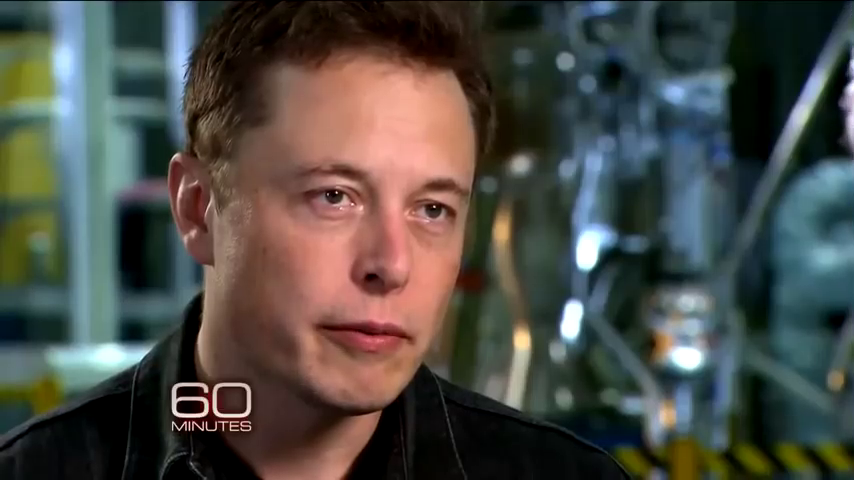
#> input picture frame 15 of TestImages/Elon_Trim.mp4, 854 x 480 px
$ python openCvDetect.py
#> lines starting #> are read from the running program, lines starting #| are printed output that depends on the picture; after the words box and inside, x2 and y2 are one past the last pixel; in counts of white or black regions, pixels touching at a corner belong together
import cv2

scale_factor = 1.2
min_neighbors = 3
min_size = (50, 50)
webcam=False #if working with video file then make it 'False'

def detect(path):

    cascade = cv2.CascadeClassifier(path)
    if webcam:
        video_cap = cv2.VideoCapture(1) # use 0,1,2..depanding on your webcam
    else:
        video_cap = cv2.VideoCapture("TestImages/Elon_Trim.mp4")
    fx = 0
    while True:
        # Capture frame-by-frame
        ret, img = video_cap.read()
#> img is the input picture: shape (480, 854, 3); mean B, G, R 70, 75.6, 76.5

        #converting to gray image for faster video processing
        gray = cv2.cvtColor(img, cv2.COLOR_BGR2GRAY)
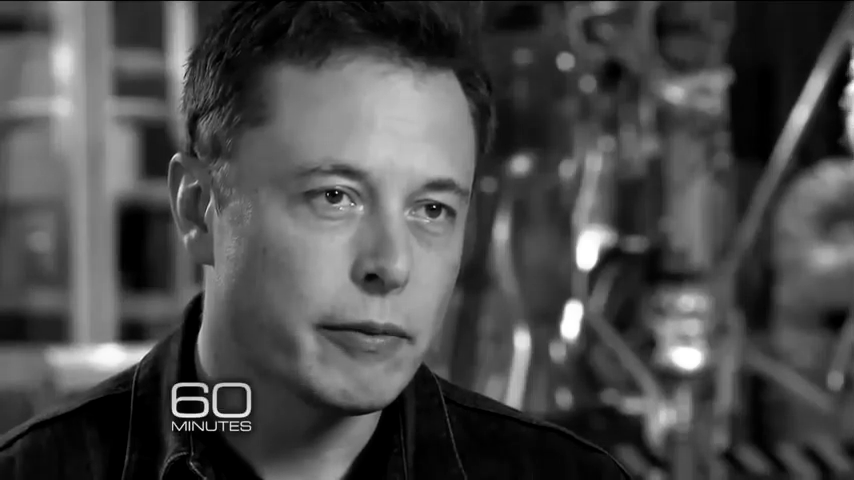
#> gray: shape (480, 854); min 0, max 255, mean 75.2

        rects = cascade.detectMultiScale(gray, scaleFactor=scale_factor, minNeighbors=min_neighbors,
                                         minSize=min_size)
#> rects = [[250, 92, 274, 274]]
        # if at least 1 face detected
        if len(rects) >= 0:
            # Draw a rectangle around the faces
            for (x, y, w, h) in rects:
                cv2.rectangle(img, (x, y), (x + w, y + h), (0, 255, 0), 2)
                face_crop = img[y:y+h, x:x+w]
#> this loop made 1 pass
#> pass 1, in detect, `face_crop = img[y:y+h, x:x+w]`:
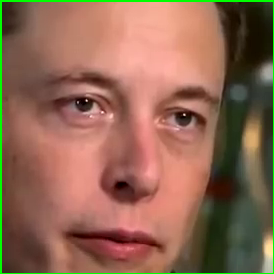
#> face_crop: shape (274, 274, 3); mean B, G, R 82.5, 103.4, 143.1
#> after the loop:
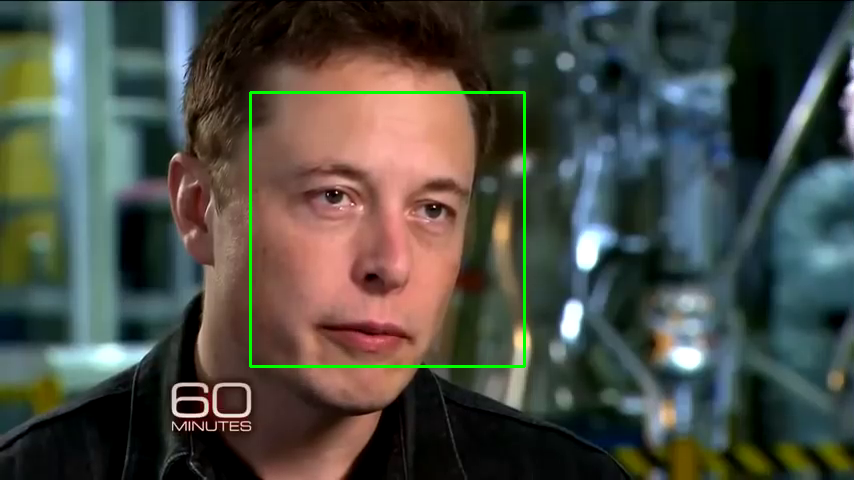
#> img: shape (480, 854, 3); 0.8% of pixels changed, all inside (x1, y1, x2, y2) = (249, 91, 526, 368)

            # Display the resulting frame
            cv2.imshow('Face Detection on Video', img)

            if fx == 5:
                cv2.imwrite('image.png',face_crop)


            #wait for 'c' to close the application
            if cv2.waitKey(1) & 0xFF == ord('c'):
#> (key Esc is pressed here)
                break
        fx+=1
    video_cap.release()

def main():
    cascadeFilePath="haar-cascade-files/haarcascade_frontalface_alt.xml"
    detect(cascadeFilePath)
    cv2.destroyAllWindows()


if __name__ == "__main__":
    main()

$ run again, starting later in the video
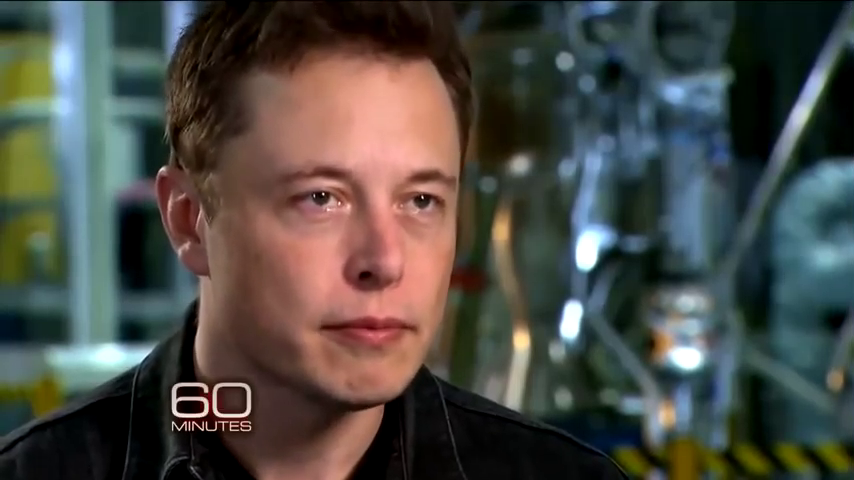
#> input picture frame 71 of TestImages/Elon_Trim.mp4, 854 x 480 px
#> in detect, img is the input picture: shape (480, 854, 3); mean B, G, R 69.1, 74.9, 76.1
#> in detect, `gray = cv2.cvtColor(img, cv2.COLOR_BGR2GRAY)`:
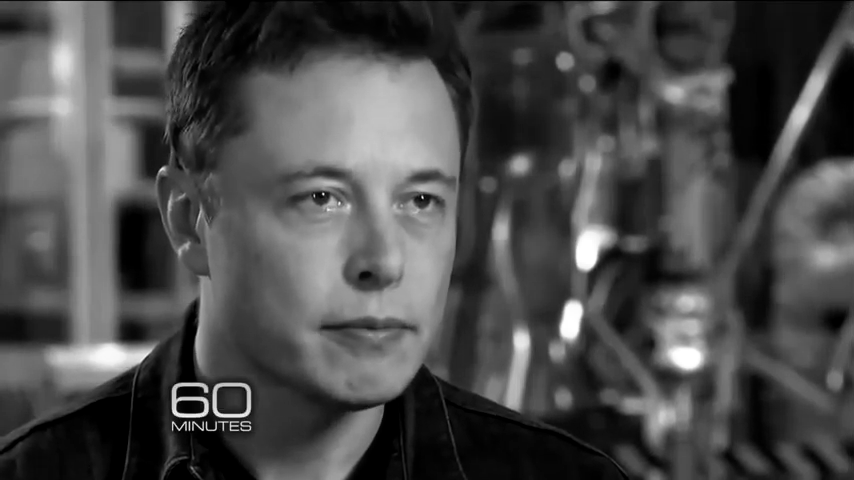
#> gray: shape (480, 854); min 0, max 255, mean 74.5
#> rects = [[237, 90, 274, 274]]
#> the loop in detect, `for (x, y, w, h) in rects:` made 1 pass
#> after the loop in detect, `for (x, y, w, h) in rects:`:
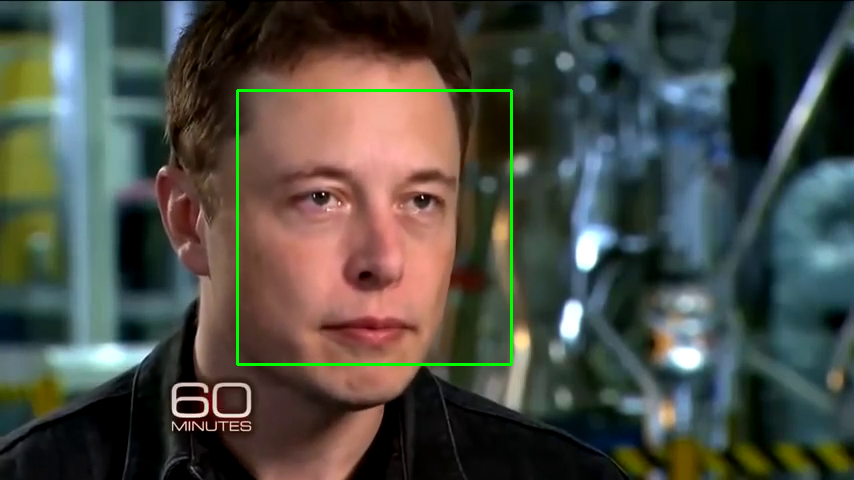
#> img: shape (480, 854, 3); 0.8% of pixels changed, all inside (x1, y1, x2, y2) = (236, 89, 513, 366)

$ run again, starting later in the video
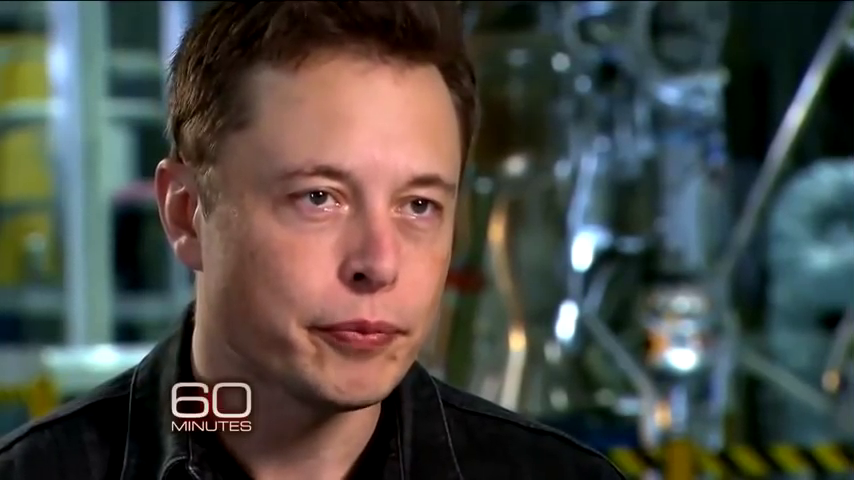
#> input picture frame 127 of TestImages/Elon_Trim.mp4, 854 x 480 px
#> in detect, img is the input picture: shape (480, 854, 3); mean B, G, R 70.1, 75.5, 76.8
#> in detect, `gray = cv2.cvtColor(img, cv2.COLOR_BGR2GRAY)`:
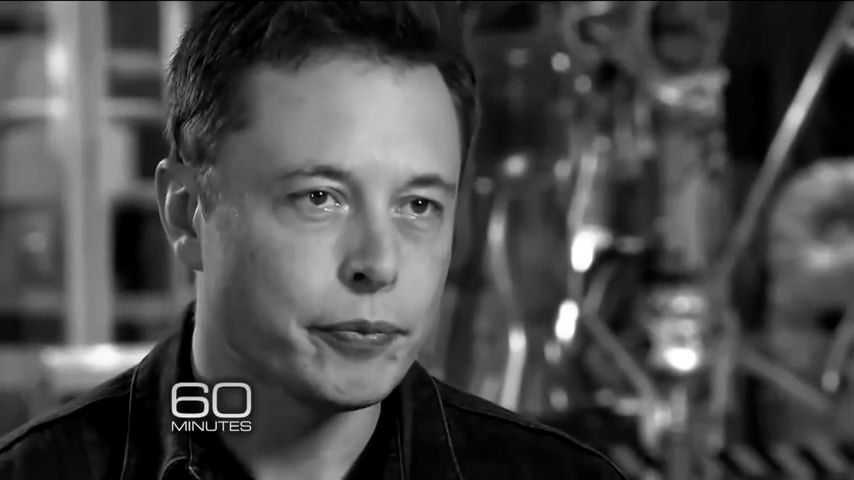
#> gray: shape (480, 854); min 0, max 255, mean 75.2
#> rects = [[234, 92, 277, 277]]
#> the loop in detect, `for (x, y, w, h) in rects:` made 1 pass
#> after the loop in detect, `for (x, y, w, h) in rects:`:
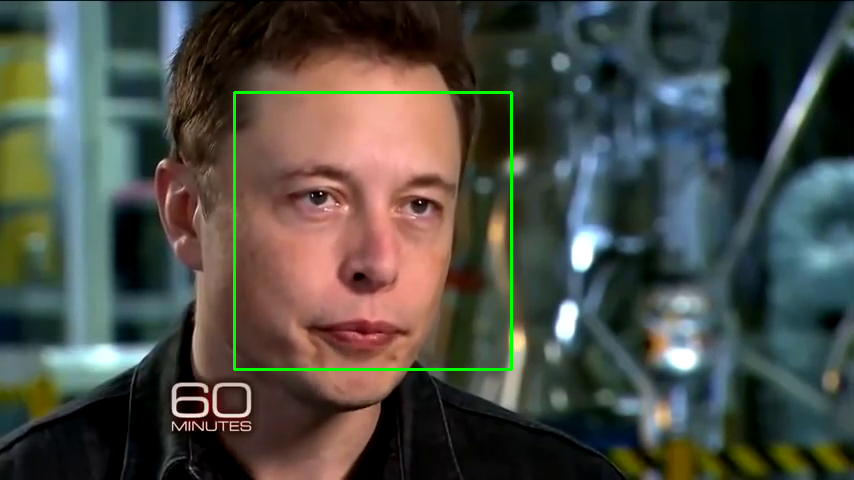
#> img: shape (480, 854, 3); 0.81% of pixels changed, all inside (x1, y1, x2, y2) = (233, 91, 513, 371)
